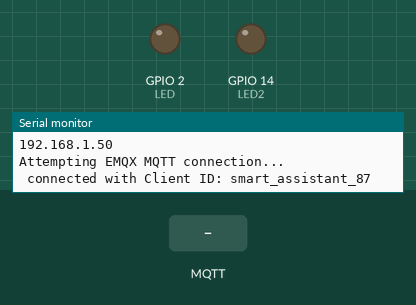
A sketch run on a simulated ESP8266 (NodeMCU). On the bench: output pins drawn as LEDs (lit = HIGH), the last lines printed to the serial monitor. Dashed ring = blinking. The inputs (shaded band) are chosen by the test bench. WiFi joins after 1.5 s; servers stay silent unless stated; random numbers use the default seed unless the sketch sets one; no MQTT or app messages arrive unless stated.

Above: at 2.7 s.
2.8 s: MQTT message "flash" arrives on the first subscribed topic
At 3.1 s:
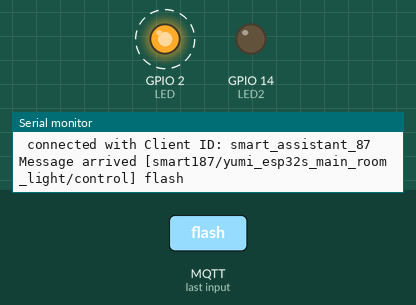
5.1 s: MQTT message "True" arrives on the second subscribed topic
At 6.3 s:
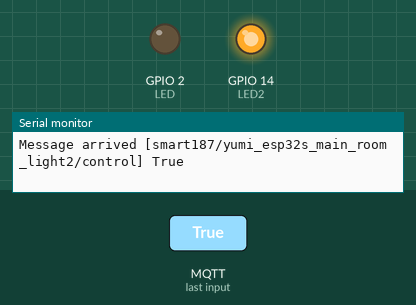
6.6 s: MQTT message "True" arrives on the first subscribed topic
At 7.5 s:
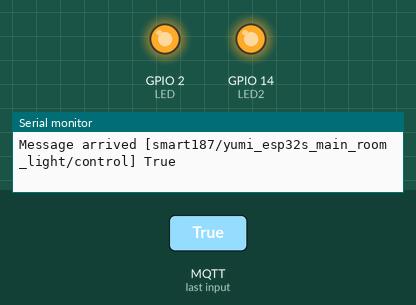
8.1 s: MQTT message "flash" arrives on the second subscribed topic
At 9.2 s:
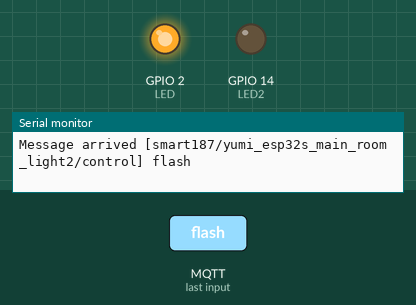
Timing chart, 0 to 11.1 s (numbered marks = the images above; inputs shaded):
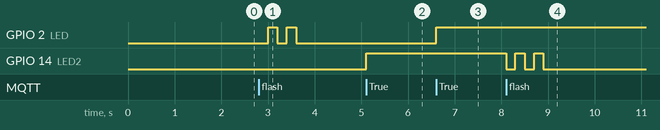

Measured:
- after the input at 2.8 s, GPIO 2 (LED): alternates HIGH for 0.20 s and LOW for 0.20 s, 4 changes in all, then stays LOW, starting after 0.20 s
- after the input at 5.1 s, GPIO 14 (LED2): LOW → HIGH at once
- after the input at 6.6 s, GPIO 2 (LED): LOW → HIGH at once
- after the input at 8.1 s, GPIO 14 (LED2): alternates HIGH for 0.20 s and LOW for 0.20 s, 5 changes in all, then stays LOW, starting at once

The sketch:

light.ino
```cpp
/*
 Basic ESP8266 MQTT example
 This sketch demonstrates the capabilities of the pubsub library in combination
 with the ESP8266 board/library.
 It connects to an MQTT server then:
  - publishes "hello world" to the topic "outTopic" every two seconds
  - subscribes to the topic "inTopic", printing out any messages
    it receives. NB - it assumes the received payloads are strings not binary
  - If the first character of the topic "inTopic" is an 1, switch ON the ESP Led,
    else switch it off
 It will reconnect to the server if the connection is lost using a blocking
 reconnect function. See the 'mqtt_reconnect_nonblocking' example for how to
 achieve the same result without blocking the main loop.
 To install the ESP8266 board, (using Arduino 1.6.4+):
  - Add the following 3rd party board manager under "File ->; Preferences ->; Additional Boards Manager URLs":
       http://arduino.esp8266.com/stable/package_esp8266com_index.json
  - Open the "Tools ->; Board ->; Board Manager" and click install for the ESP8266"
  - Select your ESP8266 in "Tools ->; Board"
*/

#include <ESP8266WiFi.h>;
#include <PubSubClient.h>;
#include <EasyButton.h>;
#define LED 2        //built-in LED on ESP32
#define LED2 14        //built-in LED on ESP32

// Update these with values suitable for your network.
const char *ssid = "Green Apples";
const char *password = "GreenApple3249";

// Define your client ID on EMQX
String mqtt_ClientID = "smart_assistant_87";

// Define your topics to subscribe / publish
const char* sub_topic = "smart187/yumi_esp32s_main_room_light/control";
const char* pub_topic = "smart187/yumi_esp32s_main_room_light/ack";
const char* pub_init_topic = "smart187/yumi_esp32s_main_room_light/is_back";

// Define topics for LED2 (GPIO 14)
const char* sub_topic_led2 = "smart187/yumi_esp32s_main_room_light2/control";
const char* pub_topic_led2 = "smart187/yumi_esp32s_main_room_light2/ack";
const char* pub_init_topic_led2 = "smart187/yumi_esp32s_main_room_light2/is_back";

// EMQX broker parameters
const char *mqtt_server = "broker.emqx.io";
const char *mqtt_userName = "smart_assistant";
const char *mqtt_password = "alivetoA+";

WiFiClient espClient;
PubSubClient client(espClient);
unsigned long lastMsg = 0;
#define MSG_BUFFER_SIZE (50)
char msg[MSG_BUFFER_SIZE];
int value = 0;

void setup_wifi()
{
    delay(10);
    // We start by connecting to a WiFi network
    Serial.println();
    Serial.print("Connecting to ");
    Serial.println(ssid);

    WiFi.mode(WIFI_STA);
    WiFi.begin(ssid, password);

    while (WiFi.status() != WL_CONNECTED)
    {
        delay(500);
        Serial.print(".");
    }

    randomSeed(micros());

    Serial.println("");
    Serial.println("WiFi connected");
    Serial.println("IP address: ");
    Serial.println(WiFi.localIP());
}

void callback(char *topic, byte *payload, unsigned int length)
{
    Serial.print("Message arrived [");
    Serial.print(topic);
    Serial.print("] ");
    for (int i = 0; i < length; i++)
    {
        Serial.print((char)payload[i]);
    }
    Serial.println();

    payload[length] = '\0';
    String message = (char *)payload;

    // Control for LED (GPIO 2)
    if (strcmp(topic, sub_topic) == 0)
    {
        if (message == "False")
        {
            digitalWrite(LED, LOW); //Turn off
            client.publish(pub_topic, "LED off");
        }
        if (message == "True")
        {
            digitalWrite(LED, HIGH); //Turn on
            client.publish(pub_topic, "LED on");
        }
        if (message == "flash")
        {
            digitalWrite(LED, LOW); //LED flashing 2 times
            delay(200);
            digitalWrite(LED, HIGH);
            delay(200);
            digitalWrite(LED, LOW);
            delay(200);
            digitalWrite(LED, HIGH);
            delay(200);
            digitalWrite(LED, LOW);
            client.publish(pub_topic, "LED flashed 2 times");
        }
    }

    // Control for LED2 (GPIO 14)
    if (strcmp(topic, sub_topic_led2) == 0)
    {
        if (message == "False")
        {
            digitalWrite(LED2, LOW); //Turn off
            client.publish(pub_topic_led2, "LED2 off");
        }
        if (message == "True")
        {
            digitalWrite(LED2, HIGH); //Turn on
            client.publish(pub_topic_led2, "LED2 on");
        }
        if (message == "flash")
        {
            digitalWrite(LED2, LOW); //LED2 flashing 2 times
            delay(200);
            digitalWrite(LED2, HIGH);
            delay(200);
            digitalWrite(LED2, LOW);
            delay(200);
            digitalWrite(LED2, HIGH);
            delay(200);
            digitalWrite(LED2, LOW);
            client.publish(pub_topic_led2, "LED2 flashed 2 times");
        }
        if (message == "blink")
        {
            // LED2 continuous blinking 5 times
            for(int i = 0; i < 5; i++) {
                digitalWrite(LED2, HIGH);
                delay(100);
                digitalWrite(LED2, LOW);
                delay(100);
            }
            client.publish(pub_topic_led2, "LED2 blinked 5 times");
        }
    }

    /* Switch on the LED if an 1 was received as first character
    // if ((char)payload[0] == '1')
    // {
    //     digitalWrite(BUILTIN_LED, LOW); // Turn the LED on (Note that LOW is the voltage level
    //                                     // but actually the LED is on; this is because
    //                                     // it is active low on the ESP-01)
    // }
    // else
    // {
    //     digitalWrite(BUILTIN_LED, HIGH); // Turn the LED off by making the voltage HIGH
    // } */
}

void reconnect()
{
    // Loop until we're reconnected
    while (!client.connected())
    {

        Serial.println("Attempting EMQX MQTT connection...");
        // Create a random client ID
        String clientId = mqtt_ClientID + String(random(0xffff), HEX);
        // Attempt to connect
        if (client.connect(clientId.c_str(), mqtt_userName, mqtt_password))
        {
            Serial.print(" connected with Client ID: ");
            Serial.println(mqtt_ClientID);
            // Once connected, publish an announcement...
            client.publish(pub_init_topic, "Hi, I'm online!");
            client.publish(pub_init_topic_led2, "Hi, LED2 is online!");
            // ... and resubscribe
            client.subscribe(sub_topic);
            client.subscribe(sub_topic_led2);
        }
        else
        {
            Serial.print("failed, rc=");
            Serial.print(client.state());
            Serial.println(" try again in 5 seconds");
            // Wait 5 seconds before retrying
            delay(5000);
        }
    }
}

void setup()
{
    pinMode(LED, OUTPUT); // Initialize the LED pin as an output
    pinMode(LED2, OUTPUT); // Initialize the LED2 pin as an output
    digitalWrite(LED, LOW); //default ESP32 LOW is turn off
    digitalWrite(LED2, LOW); //default LED2 LOW is turn off

    Serial.begin(115200);
    setup_wifi();
    client.setServer(mqtt_server, 1883);
    client.setCallback(callback);
}

void loop()
{

    if (!client.connected())
    {
        reconnect();
    }
    client.loop();

    /* unsigned long now = millis();
    // if (now - lastMsg >; 2000)
    // {
    //     lastMsg = now;
    //     ++value;
    //     snprintf(msg, MSG_BUFFER_SIZE, "hello world #%ld", value);
    //     Serial.print("Publish message: ");
    //     Serial.println(msg);
    //     client.publish("stonez56/esp32s_button_pushed", msg);
    // } */
}
```
